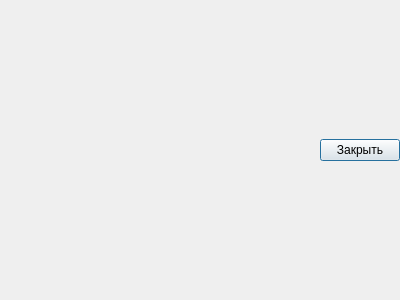
<?xml version="1.0" encoding="UTF-8"?>
<ui version="4.0">
 <class>editProvider</class>
 <widget class="QDialog" name="editProvider">
  <property name="geometry">
   <rect>
    <x>0</x>
    <y>0</y>
    <width>400</width>
    <height>300</height>
   </rect>
  </property>
  <property name="windowTitle">
   <string>Редактирование поставщиков</string>
  </property>
  <layout class="QVBoxLayout" name="verticalLayout">
   <property name="spacing">
    <number>0</number>
   </property>
   <property name="margin">
    <number>0</number>
   </property>
   <item>
    <layout class="QVBoxLayout" name="layoutProv">
     <property name="spacing">
      <number>0</number>
     </property>
    </layout>
   </item>
   <item>
    <layout class="QHBoxLayout" name="horizontalLayout">
     <item>
      <spacer name="horizontalSpacer">
       <property name="orientation">
        <enum>Qt::Horizontal</enum>
       </property>
       <property name="sizeHint" stdset="0">
        <size>
         <width>40</width>
         <height>20</height>
        </size>
       </property>
      </spacer>
     </item>
     <item>
      <widget class="QPushButton" name="pushButton">
       <property name="text">
        <string>Закрыть</string>
       </property>
       <property name="icon">
        <iconset resource="../icons.qrc">
         <normaloff>:/16x16/cancelDel/ico/button_cancel_16x16 (1).png</normaloff>:/16x16/cancelDel/ico/button_cancel_16x16 (1).png</iconset>
       </property>
      </widget>
     </item>
    </layout>
   </item>
  </layout>
 </widget>
 <resources>
  <include location="../icons.qrc"/>
 </resources>
 <connections>
  <connection>
   <sender>pushButton</sender>
   <signal>clicked()</signal>
   <receiver>editProvider</receiver>
   <slot>close()</slot>
   <hints>
    <hint type="sourcelabel">
     <x>358</x>
     <y>223</y>
    </hint>
    <hint type="destinationlabel">
     <x>213</x>
     <y>222</y>
    </hint>
   </hints>
  </connection>
 </connections>
</ui>
